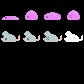

Tiled map render using the project's own tile images. Description and the whole map definition, tile-layer contents included, below:
An orthogonal 4x4 tile map with 21x21 px tiles, 1 tile layer (Kachelebene 1).

<map version="1.4" tiledversion="1.4.3" orientation="orthogonal" renderorder="right-down" width="4" height="4" tilewidth="21" tileheight="21" infinite="0" nextlayerid="2" nextobjectid="1">
 <tileset firstgid="1" source="tilemap_packed.tsx" />
 <layer id="1" name="Kachelebene 1" width="4" height="4">
  <data encoding="csv">
230,231,232,233,
385,386,387,388,
0,0,0,0,
0,0,0,0
</data>
 </layer>
</map>
